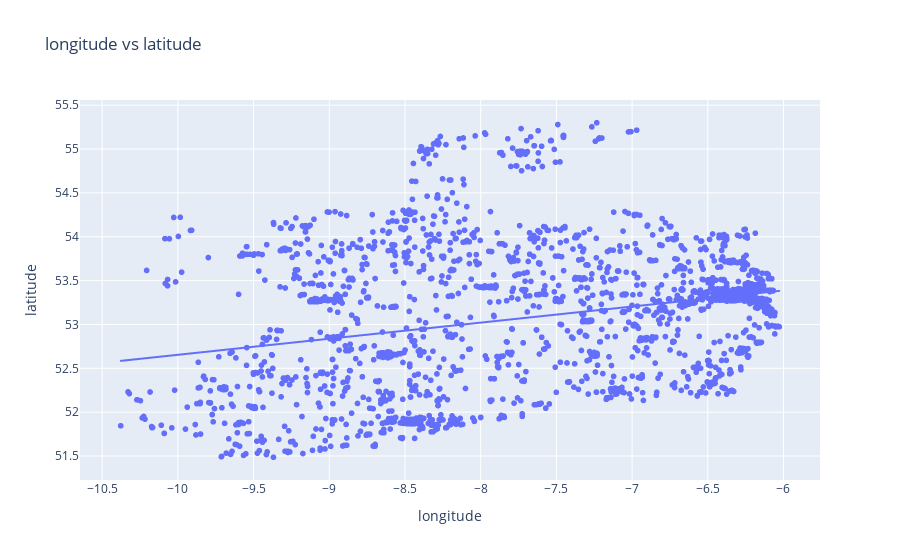

Write notebook code for a chart like this one.
### Markdown cell above
#### 3.1 Remove outlier record in longitude and latitude

### Code cell
# scatter of longitude and altitude showed a value that was definitely an outlier
px.scatter(df, x='longitude', y='latitude', trendline='ols',
           title='longitude vs latitude').show()

# this value lines up wiht somewhere in America so we will remove
df_clean = df[~df['latitude'].isin([39.78373])]

### Figure 1 — Plotly figure (JSON) as saved in the notebook; plotly's stock layout.template omitted (floating-point values rounded to 4 significant figures; data arrays with more than 128 entries replaced by an {"elided": "..."} marker saying what was removed)
{"data": [{"hovertemplate": "longitude=%{x}<br>latitude=%{y}<extra></extra>", "legendgroup": "", "marker": {"color": "#636efa", "symbol": "circle"}, "mode": "markers", "name": "", "showlegend": false, "type": "scattergl", "x": {"elided": "3966 float values"}, "xaxis": "x", "y": {"elided": "3966 float values"}, "yaxis": "y"}, {"hovertemplate": "<b>OLS trendline</b><br>latitude = 0.183402 * longitude + 54.4882<br>R<sup>2</sup>=0.093114<br><br>longitude=%{x}<br>latitude=%{y} <b>(trend)</b><extra></extra>", "legendgroup": "", "marker": {"color": "#636efa", "symbol": "circle"}, "mode": "lines", "name": "", "showlegend": false, "type": "scattergl", "x": {"elided": "3966 float values"}, "xaxis": "x", "y": {"elided": "3966 float values"}, "yaxis": "y"}], "layout": {"legend": {"tracegroupgap": 0}, "title": {"text": "longitude vs latitude"}, "xaxis": {"anchor": "y", "domain": [0, 1], "title": {"text": "longitude"}}, "yaxis": {"anchor": "x", "domain": [0, 1], "title": {"text": "latitude"}}}}
